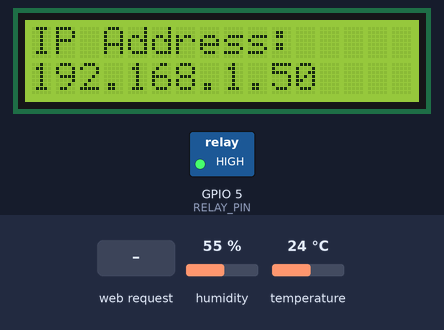
Simulated run of this sketch. Board: ESP32. On the bench: 16×2 character LCD, switched loads named in the sketch (green lamp = pin HIGH). Inputs (shaded band) come from the test bench; at power-on: temperature 24 °C, humidity 55 %. WiFi joins after 1.5 s; servers stay silent unless stated.

Above: at 2.8 s.
2.9 s: temperature set to 8.9 °C
7.2 s: temperature set to 7.8 °C
At 11.2 s:
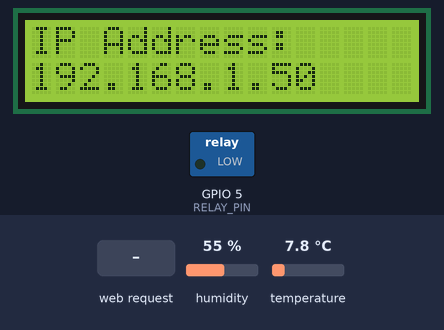
11.5 s: temperature set to 11.2 °C
15.2 s: temperature set to 12.1 °C
At 18.6 s:
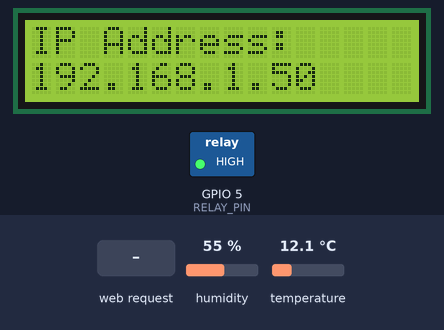
19.5 s: temperature set to 0 °C
At 22.8 s:
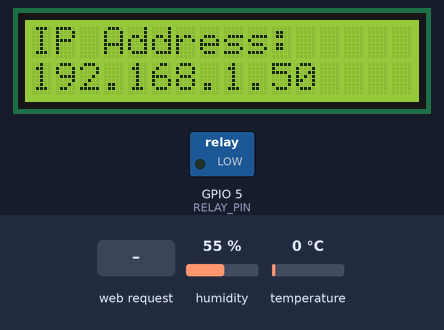
23.5 s: HTTP request GET /mode?m=off received
At 32.5 s:
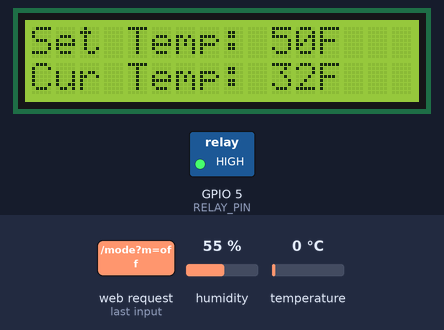
Timing chart, 0 to 33.7 s (numbered marks = the images above; inputs shaded):
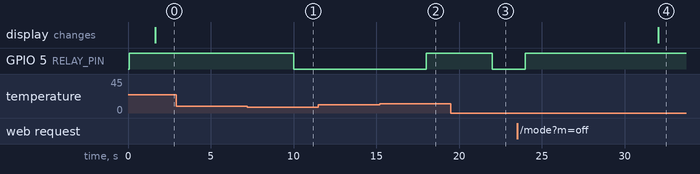

The sketch:

Thermostat.ino
```cpp
#include <WiFi.h>
#include <WebServer.h>
#include <WiFiManager.h>          // WiFi config portal
#include <Wire.h>
#include <LiquidCrystal_I2C.h>
#include "DHT.h"

// ===== DHT settings =====
#define DHTPIN 4
#define DHTTYPE DHT22
DHT d(DHTPIN, DHTTYPE);

// ===== LCD settings =====
LiquidCrystal_I2C lcd(0x27, 16, 2);  // change to 0x3F if needed

// ===== Relay settings =====
#define RELAY_PIN 5                  // GPIO driving relay
// Active LOW relay: LOW = ON (closed), HIGH = OFF (open)

// ===== Control modes =====
enum ControlMode {
  MODE_AUTO = 0,
  MODE_FORCE_ON = 1,
  MODE_FORCE_OFF = 2
};

ControlMode controlMode = MODE_AUTO;

// ===== Web server =====
WebServer server(80);

// State
float temperatureF = 0.0f;
float humidity     = 0.0f;
float setPointF    = 50.0f;          // default desired temp
bool  heaterOn     = false;

unsigned long lastReadMs      = 0;
const unsigned long readEvery = 2000; // ms

// IP display state
bool showIP       = false;
unsigned long ipShowEnd = 0;
String ipStr;

// Backlight state
bool backlightOn = true;

// ===== Helpers =====
String heaterStatusText() {
  return heaterOn ? "ON" : "OFF";
}

String modeText() {
  switch (controlMode) {
    case MODE_FORCE_ON:  return "Force ON";
    case MODE_FORCE_OFF: return "Force OFF";
    case MODE_AUTO:
    default:             return "Auto";
  }
}

String backlightText() {
  return backlightOn ? "On" : "Off";
}

// ===== Web handlers =====
void handleRoot() {
  String page =
    "<!DOCTYPE html><html><head>"
    "<meta charset='utf-8'>"
    "<meta name='viewport' content='width=device-width, initial-scale=1'>"
    "<meta http-equiv='refresh' content='5'>"
    "<title>Smart Thermostat</title>"
    "<style>"
    "body{font-family:Arial;text-align:center;padding-top:40px;background:#f5f5f5;margin:0;}"
    "h1{margin-bottom:5px;color:#333;}"
    "p{font-size:1.1rem;color:#444;}"
    "hr{margin:20px auto;width:80%;}"
    "form{margin:10px 0;}"
    "input{font-size:1rem;padding:4px;margin-top:8px;}"
    "button{font-size:1rem;padding:4px 10px;margin:4px;border:none;border-radius:4px;"
    "background:#3498db;color:white;cursor:pointer;}"
    "button:hover{background:#2980b9;}"
    ".danger{background:#e74c3c;}"
    ".danger:hover{background:#c0392b;}"
    "</style>"
    "</head><body>"
    "<h1>Smart Thermostat</h1>"
    "<p><b>Current Temp:</b> " + String(temperatureF, 1) + " &deg;F</p>"
    "<p><b>Humidity:</b> " + String(humidity, 0) + " %</p>"
    "<p><b>Setpoint:</b> " + String(setPointF, 1) + " &deg;F</p>"
    "<p><b>Heater:</b> " + heaterStatusText() + "</p>"
    "<p><b>Mode:</b> " + modeText() + "</p>"
    "<p><b>Screen:</b> " + backlightText() + "</p>"
    "<hr>"
    "<form action=\"/set\" method=\"GET\">"
      "<label>New setpoint (&deg;F): </label>"
      "<input type=\"number\" name=\"sp\" step=\"1\" value=\"" + String(setPointF, 0) + "\">"
      "<button type=\"submit\">Update</button>"
    "</form>"
    "<hr>"
    "<p><b>Mode Control</b></p>"
    "<form action=\"/mode\" method=\"GET\">"
      "<button type=\"submit\" name=\"m\" value=\"auto\">Auto</button>"
      "<button type=\"submit\" name=\"m\" value=\"on\">Force ON</button>"
      "<button type=\"submit\" name=\"m\" value=\"off\">Force OFF</button>"
    "</form>"
    "<hr>"
    "<p><b>Display</b></p>"
    "<form action=\"/screen\" method=\"GET\">"
      "<button type=\"submit\" name=\"s\" value=\"on\">Screen ON</button>"
      "<button type=\"submit\" name=\"s\" value=\"off\">Screen OFF</button>"
    "</form>"
    "<hr>"
    "<p><b>System</b></p>"
    "<button class=\"danger\" type=\"button\" "
      "onclick=\"if(confirm('Factory reset WiFi settings? You will need to reconfigure the thermostat.'))"
      "{ window.location.href='/resetwifi'; }\">"
      "Factory Reset WiFi"
    "</button>"
    "<p style='margin-top:20px;font-size:0.9rem;color:#666;'>"
    "Auto: heater ON at (SP-3&deg;F), OFF at (SP+3&deg;F). Force ON/OFF ignore temperature."
    "</p>"
    "</body></html>";

  server.send(200, "text/html", page);
}

void handleSet() {
  if (server.hasArg("sp")) {
    float newSp = server.arg("sp").toFloat();
    if (newSp < 35.0f) newSp = 35.0f;
    if (newSp > 90.0f) newSp = 90.0f;
    setPointF = newSp;
  }
  server.sendHeader("Location", "/", true);
  server.send(302, "text/plain", "");
}

void handleMode() {
  if (server.hasArg("m")) {
    String m = server.arg("m");
    if (m == "auto") {
      controlMode = MODE_AUTO;
    } else if (m == "on") {
      controlMode = MODE_FORCE_ON;
    } else if (m == "off") {
      controlMode = MODE_FORCE_OFF;
    }
  }
  server.sendHeader("Location", "/", true);
  server.send(302, "text/plain", "");
}

void handleScreen() {
  if (server.hasArg("s")) {
    String s = server.arg("s");
    if (s == "on") {
      backlightOn = true;
      lcd.backlight();
    } else if (s == "off") {
      backlightOn = false;
      lcd.noBacklight();
    }
  }
  server.sendHeader("Location", "/", true);
  server.send(302, "text/plain", "");
}

void handleResetWiFi() {
  server.send(200, "text/html",
    "<html><body><h3>Resetting WiFi settings...</h3>"
    "<p>Device will reboot into setup mode.</p></body></html>");

  delay(1000);
  WiFiManager wm;
  wm.resetSettings();    // clear stored WiFi credentials
  delay(500);
  ESP.restart();
}

// ===== Control & I/O =====
void updateHeaterControl() {
  if (controlMode == MODE_FORCE_ON) {
    heaterOn = true;
  } else if (controlMode == MODE_FORCE_OFF) {
    heaterOn = false;
  } else { // MODE_AUTO
    if (!isnan(temperatureF)) {
      const float onThreshold  = setPointF - 3.0f;
      const float offThreshold = setPointF + 3.0f;

      if (!heaterOn && temperatureF <= onThreshold) {
        heaterOn = true;
      } else if (heaterOn && temperatureF >= offThreshold) {
        heaterOn = false;
      }
    }
  }
  // Active LOW relay: LOW = ON, HIGH = OFF
  digitalWrite(RELAY_PIN, heaterOn ? LOW : HIGH);
}

// ===== LCD layouts =====
void showIPScreen() {
  lcd.clear();
  lcd.setCursor(0, 0);
  lcd.print("IP Address:");
  lcd.setCursor(0, 1);
  lcd.print(ipStr); // may truncate
}

void updateLCD() {
  lcd.clear();

  // Line 0: "Set Temp: {set}F"
  lcd.setCursor(0, 0);
  lcd.print("Set Temp: ");
  lcd.print((int)setPointF);
  lcd.print("F");

  // Line 1: "Cur Temp: {cur}F"
  lcd.setCursor(0, 1);
  lcd.print("Cur Temp: ");
  lcd.print((int)temperatureF);
  lcd.print("F");
}

void setup() {
  // LCD
  lcd.init();
  lcd.backlight();
  backlightOn = true;

  lcd.clear();
  lcd.setCursor(0, 0);
  lcd.print("Thermostat");

  // DHT
  d.begin();

  // Relay pin
  pinMode(RELAY_PIN, OUTPUT);
  digitalWrite(RELAY_PIN, HIGH); // OFF (active LOW)

  // WiFi via WiFiManager
  WiFi.mode(WIFI_STA);
  WiFiManager wm;

  // On-screen hint during setup portal
  lcd.clear();
  lcd.setCursor(0, 0);
  lcd.print("Setup Mode");
  lcd.setCursor(0, 1);
  lcd.print("Join Therm-Setup");

  bool res = wm.autoConnect("Therm-Setup"); // AP name

  if (!res) {
    lcd.clear();
    lcd.setCursor(0, 0);
    lcd.print("WiFi failed");
    delay(3000);
    ESP.restart();
  }

  // Connected
  ipStr = WiFi.localIP().toString();
  ipShowEnd = millis() + 30000; // 30 seconds
  showIP = true;

  showIPScreen();

  // Web server routes
  server.on("/", handleRoot);
  server.on("/set", handleSet);
  server.on("/mode", handleMode);
  server.on("/screen", handleScreen);
  server.on("/resetwifi", handleResetWiFi);
  server.begin();
}

void loop() {
  server.handleClient();

  unsigned long now = millis();
  if (now - lastReadMs >= readEvery) {
    lastReadMs = now;

    float tF = d.readTemperature(true); // Fahrenheit
    float h  = d.readHumidity();

    if (!isnan(tF) && !isnan(h)) {
      temperatureF = tF;
      humidity = h;
    }

    updateHeaterControl();

    // Handle LCD mode
    if (showIP && now > ipShowEnd) {
      showIP = false;
    }

    if (!showIP) {
      updateLCD();
    }
    // backlight state is handled only by /screen
  }
}
```

Measured:
- the behaviour switches between 8.4 and 8.3 °C on temperature (found by bisection; images 0 and 1)
- the behaviour switches between 11.6 and 11.7 °C on temperature (found by bisection; images 1 and 2)
- after the input at 2.9 s, every drawn part: stays the same
- after the input at 7.2 s, GPIO 5 (RELAY_PIN): HIGH → LOW after 2.8 s
- after the input at 11.5 s, every drawn part: stays the same
- after the input at 15.2 s, GPIO 5 (RELAY_PIN): LOW → HIGH after 2.8 s
- after the input at 19.5 s, GPIO 5 (RELAY_PIN): HIGH → LOW after 2.5 s
- after the input at 23.5 s, GPIO 5 (RELAY_PIN): LOW → HIGH after 0.50 s
